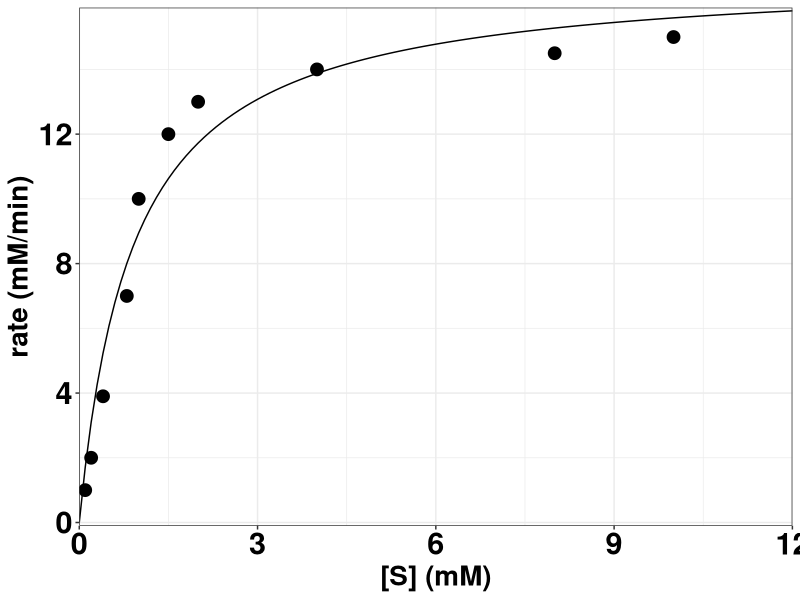
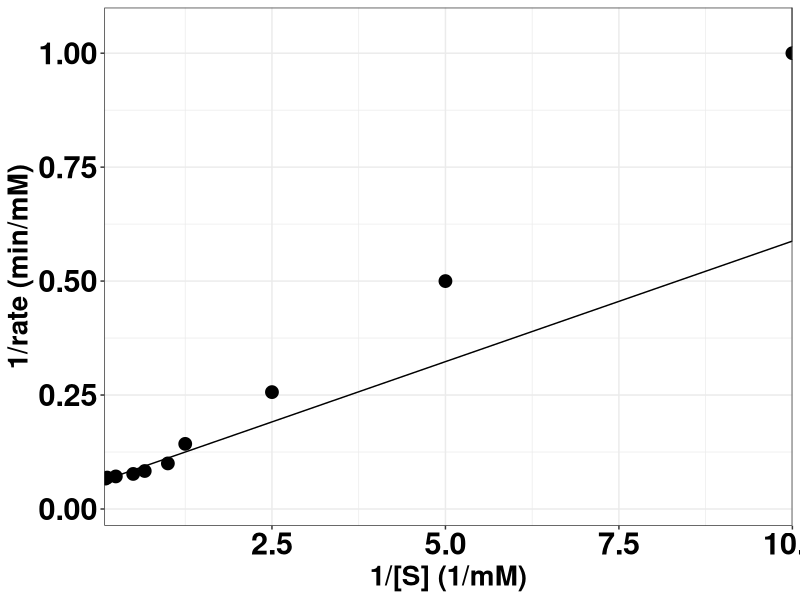

The R source for these figures, in order:
# load packages
library(tidyverse)
library(readr)
library(broom)

# make the data
sat_curve <- data_frame(s = c(0.1, 0.2, 0.4, 0.8, 1, 1.5, 2, 4, 8, 10),
                        v = c(1, 2, 3.9, 7, 10, 12, 13, 14, 14.5, 15))

# fit the data using the nls function
mm <- nls(v ~ (V*s)/(K+s), data = sat_curve, start = list(V = 15, K = 1))

mm_tidy <- tidy(mm)

mm_fit <- data_frame(s = seq(0, 12, by = 0.1))

mm_fit$v <- predict(mm, newdata = mm_fit)


# plot the data
ggplot() +
  # data as a scatter plot, column s for x and column v for y, size 4 points, 
  # use the sat_curve data frame as the source
  geom_point(data = sat_curve, aes(x = s, y = v), size = 4) +
  # fit as a line plot, use the mm_fit data frame as the data source
  geom_line(data = mm_fit, aes(x = s, y = v)) +
  # don't expand the x axis
  scale_x_continuous(expand = c(0,0)) +
  # leave a little room on the max value of the y-axis
  scale_y_continuous(expand = c(0,0.1)) +
  # use the black and white theme
  theme_bw() +
  # modify the defaults to remove the figure legend
  theme(legend.position = "none",
        # change the title text to size 20 and bold
        axis.title = element_text(size = 20, face = "bold"),
        # change the axis label text to size 22, bold, and black color
        axis.text.x = element_text(size = 22, face = "bold", color = "black"),
        axis.text.y = element_text(size = 22, face = "bold", color = "black")) +
  # label the x and y axis
  labs(x = "[S] (mM)", y = "rate (mM/min)")

# plot the data as a Lineweaver-Burk fit
ggplot() +
  geom_point(data = sat_curve, aes(x = 1/s, y = 1/v), size = 4) +
  geom_line(data = mm_fit, aes(x = 1/s, y = 1/v)) +
  scale_x_continuous(expand = c(0,0)) +
  scale_y_continuous(expand = c(0,0.1)) +
  theme_bw() +
  theme(legend.position = "none", 
        axis.title = element_text(size = 20, face = "bold"), 
        axis.text.x = element_text(size = 22, face = "bold", color = "black"),
        axis.text.y = element_text(size = 22, face = "bold", color = "black")) +
  labs(x = "1/[S] (1/mM)", y = "1/rate (min/mM)")


